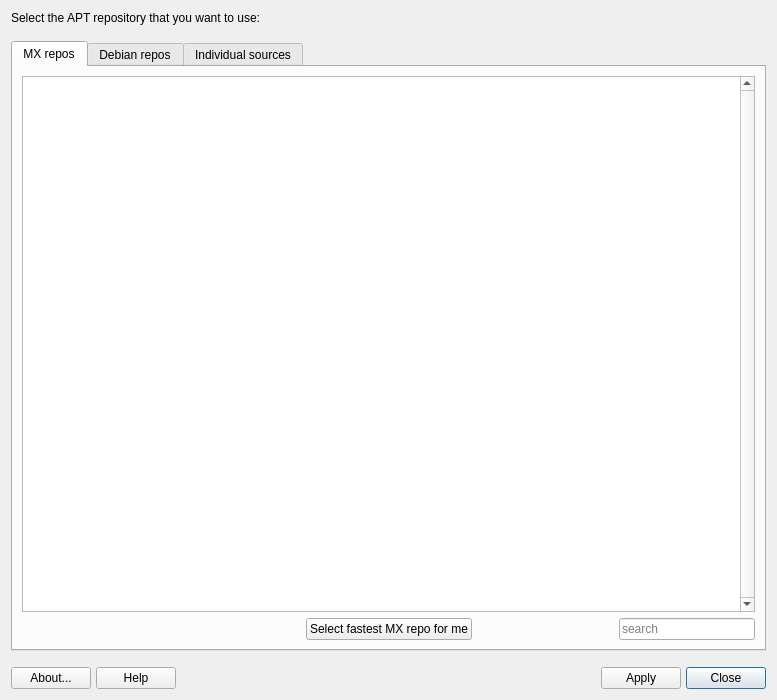
<?xml version="1.0" encoding="UTF-8"?>
<ui version="4.0">
 <class>MainWindow</class>
 <widget class="QDialog" name="MainWindow">
  <property name="windowModality">
   <enum>Qt::NonModal</enum>
  </property>
  <property name="geometry">
   <rect>
    <x>0</x>
    <y>0</y>
    <width>777</width>
    <height>700</height>
   </rect>
  </property>
  <property name="windowTitle">
   <string>MX Repo Manager</string>
  </property>
  <property name="sizeGripEnabled">
   <bool>false</bool>
  </property>
  <property name="modal">
   <bool>false</bool>
  </property>
  <layout class="QVBoxLayout" name="verticalLayout">
   <property name="spacing">
    <number>6</number>
   </property>
   <item>
    <widget class="QLabel" name="label">
     <property name="text">
      <string>Select the APT repository that you want to use:</string>
     </property>
    </widget>
   </item>
   <item>
    <spacer name="verticalSpacer_2">
     <property name="orientation">
      <enum>Qt::Vertical</enum>
     </property>
     <property name="sizeType">
      <enum>QSizePolicy::Fixed</enum>
     </property>
     <property name="sizeHint" stdset="0">
      <size>
       <width>20</width>
       <height>10</height>
      </size>
     </property>
    </spacer>
   </item>
   <item>
    <widget class="QTabWidget" name="tabWidget">
     <property name="currentIndex">
      <number>0</number>
     </property>
     <widget class="QWidget" name="tabMX">
      <attribute name="title">
       <string>MX repos</string>
      </attribute>
      <layout class="QGridLayout" name="gridLayout_2">
       <item row="2" column="1">
        <spacer name="horizontalSpacer_4">
         <property name="orientation">
          <enum>Qt::Horizontal</enum>
         </property>
         <property name="sizeHint" stdset="0">
          <size>
           <width>40</width>
           <height>20</height>
          </size>
         </property>
        </spacer>
       </item>
       <item row="2" column="2">
        <widget class="QPushButton" name="pushFastestMX">
         <property name="sizePolicy">
          <sizepolicy hsizetype="Fixed" vsizetype="Fixed">
           <horstretch>0</horstretch>
           <verstretch>0</verstretch>
          </sizepolicy>
         </property>
         <property name="text">
          <string>Select fastest MX repo for me</string>
         </property>
         <property name="autoDefault">
          <bool>false</bool>
         </property>
        </widget>
       </item>
       <item row="2" column="0">
        <spacer name="horizontalSpacer_3">
         <property name="orientation">
          <enum>Qt::Horizontal</enum>
         </property>
         <property name="sizeHint" stdset="0">
          <size>
           <width>40</width>
           <height>20</height>
          </size>
         </property>
        </spacer>
       </item>
       <item row="2" column="4">
        <widget class="QLineEdit" name="lineSearch">
         <property name="text">
          <string/>
         </property>
         <property name="placeholderText">
          <string>search</string>
         </property>
         <property name="clearButtonEnabled">
          <bool>true</bool>
         </property>
        </widget>
       </item>
       <item row="0" column="0" colspan="5">
        <widget class="QListWidget" name="listWidget">
         <property name="verticalScrollBarPolicy">
          <enum>Qt::ScrollBarAlwaysOn</enum>
         </property>
         <property name="autoScroll">
          <bool>true</bool>
         </property>
         <property name="editTriggers">
          <set>QAbstractItemView::NoEditTriggers</set>
         </property>
         <property name="showDropIndicator" stdset="0">
          <bool>false</bool>
         </property>
         <property name="alternatingRowColors">
          <bool>false</bool>
         </property>
         <property name="selectionMode">
          <enum>QAbstractItemView::NoSelection</enum>
         </property>
         <property name="resizeMode">
          <enum>QListView::Adjust</enum>
         </property>
         <property name="layoutMode">
          <enum>QListView::SinglePass</enum>
         </property>
         <property name="spacing">
          <number>2</number>
         </property>
         <property name="viewMode">
          <enum>QListView::ListMode</enum>
         </property>
        </widget>
       </item>
       <item row="2" column="3">
        <spacer name="horizontalSpacer_5">
         <property name="orientation">
          <enum>Qt::Horizontal</enum>
         </property>
         <property name="sizeHint" stdset="0">
          <size>
           <width>40</width>
           <height>20</height>
          </size>
         </property>
        </spacer>
       </item>
      </layout>
     </widget>
     <widget class="QWidget" name="tabDebian">
      <attribute name="title">
       <string>Debian repos</string>
      </attribute>
      <layout class="QGridLayout" name="gridLayout">
       <item row="1" column="1">
        <widget class="QPushButton" name="pushFastestDebian">
         <property name="sizePolicy">
          <sizepolicy hsizetype="Minimum" vsizetype="Fixed">
           <horstretch>0</horstretch>
           <verstretch>0</verstretch>
          </sizepolicy>
         </property>
         <property name="text">
          <string>Select fastest Debian repo for me</string>
         </property>
         <property name="autoDefault">
          <bool>false</bool>
         </property>
        </widget>
       </item>
       <item row="1" column="2">
        <spacer name="horizontalSpacer">
         <property name="orientation">
          <enum>Qt::Horizontal</enum>
         </property>
         <property name="sizeHint" stdset="0">
          <size>
           <width>40</width>
           <height>20</height>
          </size>
         </property>
        </spacer>
       </item>
       <item row="1" column="0">
        <spacer name="horizontalSpacer_2">
         <property name="orientation">
          <enum>Qt::Horizontal</enum>
         </property>
         <property name="sizeHint" stdset="0">
          <size>
           <width>40</width>
           <height>20</height>
          </size>
         </property>
        </spacer>
       </item>
       <item row="0" column="0" colspan="3">
        <widget class="QTreeWidget" name="treeWidgetDeb">
         <property name="verticalScrollBarPolicy">
          <enum>Qt::ScrollBarAsNeeded</enum>
         </property>
         <column>
          <property name="text">
           <string notr="true">1</string>
          </property>
         </column>
        </widget>
       </item>
      </layout>
     </widget>
     <widget class="QWidget" name="tabAllRepos">
      <attribute name="title">
       <string>Individual sources</string>
      </attribute>
      <layout class="QGridLayout" name="gridLayout_3">
       <item row="1" column="0">
        <spacer name="horizontalSpacer_6">
         <property name="orientation">
          <enum>Qt::Horizontal</enum>
         </property>
         <property name="sizeHint" stdset="0">
          <size>
           <width>40</width>
           <height>20</height>
          </size>
         </property>
        </spacer>
       </item>
       <item row="1" column="1">
        <widget class="QPushButton" name="pb_restoreSources">
         <property name="text">
          <string>Restore original APT sources</string>
         </property>
         <property name="icon">
          <iconset theme="undo">
           <normaloff>.</normaloff>.</iconset>
         </property>
         <property name="autoDefault">
          <bool>false</bool>
         </property>
        </widget>
       </item>
       <item row="1" column="2">
        <spacer name="horizontalSpacer_7">
         <property name="orientation">
          <enum>Qt::Horizontal</enum>
         </property>
         <property name="sizeHint" stdset="0">
          <size>
           <width>40</width>
           <height>20</height>
          </size>
         </property>
        </spacer>
       </item>
       <item row="0" column="0" colspan="3">
        <widget class="QTreeWidget" name="treeWidget">
         <column>
          <property name="text">
           <string notr="true">1</string>
          </property>
         </column>
        </widget>
       </item>
      </layout>
     </widget>
    </widget>
   </item>
   <item>
    <spacer name="verticalSpacer">
     <property name="orientation">
      <enum>Qt::Vertical</enum>
     </property>
     <property name="sizeType">
      <enum>QSizePolicy::Fixed</enum>
     </property>
     <property name="sizeHint" stdset="0">
      <size>
       <width>20</width>
       <height>10</height>
      </size>
     </property>
    </spacer>
   </item>
   <item>
    <layout class="QGridLayout" name="buttonBar" columnstretch="0,0,0,0,0,0,0,0">
     <property name="sizeConstraint">
      <enum>QLayout::SetDefaultConstraint</enum>
     </property>
     <property name="leftMargin">
      <number>0</number>
     </property>
     <property name="topMargin">
      <number>0</number>
     </property>
     <property name="rightMargin">
      <number>0</number>
     </property>
     <property name="bottomMargin">
      <number>0</number>
     </property>
     <property name="spacing">
      <number>5</number>
     </property>
     <item row="0" column="1">
      <widget class="QPushButton" name="pushHelp">
       <property name="sizePolicy">
        <sizepolicy hsizetype="Preferred" vsizetype="Preferred">
         <horstretch>0</horstretch>
         <verstretch>0</verstretch>
        </sizepolicy>
       </property>
       <property name="toolTip">
        <string>Display help </string>
       </property>
       <property name="text">
        <string>Help</string>
       </property>
       <property name="icon">
        <iconset theme="help-contents">
         <normaloff>.</normaloff>.</iconset>
       </property>
       <property name="shortcut">
        <string>Alt+H</string>
       </property>
      </widget>
     </item>
     <item row="0" column="5">
      <spacer name="horizontalSpacer2">
       <property name="orientation">
        <enum>Qt::Horizontal</enum>
       </property>
       <property name="sizeType">
        <enum>QSizePolicy::Expanding</enum>
       </property>
       <property name="sizeHint" stdset="0">
        <size>
         <width>150</width>
         <height>20</height>
        </size>
       </property>
      </spacer>
     </item>
     <item row="0" column="2">
      <spacer name="horizontalSpacer1">
       <property name="orientation">
        <enum>Qt::Horizontal</enum>
       </property>
       <property name="sizeType">
        <enum>QSizePolicy::Expanding</enum>
       </property>
       <property name="sizeHint" stdset="0">
        <size>
         <width>150</width>
         <height>20</height>
        </size>
       </property>
      </spacer>
     </item>
     <item row="0" column="0">
      <widget class="QPushButton" name="pushAbout">
       <property name="sizePolicy">
        <sizepolicy hsizetype="Preferred" vsizetype="Preferred">
         <horstretch>0</horstretch>
         <verstretch>0</verstretch>
        </sizepolicy>
       </property>
       <property name="toolTip">
        <string>About this application</string>
       </property>
       <property name="text">
        <string>About...</string>
       </property>
       <property name="icon">
        <iconset theme="help-about">
         <normaloff>.</normaloff>.</iconset>
       </property>
       <property name="shortcut">
        <string>Alt+B</string>
       </property>
       <property name="autoDefault">
        <bool>true</bool>
       </property>
      </widget>
     </item>
     <item row="0" column="7">
      <widget class="QPushButton" name="pushCancel">
       <property name="sizePolicy">
        <sizepolicy hsizetype="Preferred" vsizetype="Preferred">
         <horstretch>0</horstretch>
         <verstretch>0</verstretch>
        </sizepolicy>
       </property>
       <property name="toolTip">
        <string>Quit application</string>
       </property>
       <property name="text">
        <string>Close</string>
       </property>
       <property name="icon">
        <iconset theme="window-close">
         <normaloff>.</normaloff>.</iconset>
       </property>
       <property name="shortcut">
        <string>Alt+N</string>
       </property>
       <property name="autoDefault">
        <bool>true</bool>
       </property>
       <property name="default">
        <bool>true</bool>
       </property>
      </widget>
     </item>
     <item row="0" column="6">
      <widget class="QPushButton" name="pushOk">
       <property name="sizePolicy">
        <sizepolicy hsizetype="Preferred" vsizetype="Preferred">
         <horstretch>0</horstretch>
         <verstretch>0</verstretch>
        </sizepolicy>
       </property>
       <property name="text">
        <string>Apply</string>
       </property>
      </widget>
     </item>
     <item row="0" column="3">
      <widget class="QLabel" name="labelMX">
       <property name="maximumSize">
        <size>
         <width>32</width>
         <height>32</height>
        </size>
       </property>
       <property name="midLineWidth">
        <number>0</number>
       </property>
       <property name="text">
        <string/>
       </property>
       <property name="pixmap">
        <pixmap resource="images.qrc">:/icons/logo.svg</pixmap>
       </property>
       <property name="scaledContents">
        <bool>true</bool>
       </property>
      </widget>
     </item>
    </layout>
   </item>
  </layout>
 </widget>
 <tabstops>
  <tabstop>tabWidget</tabstop>
  <tabstop>pushAbout</tabstop>
  <tabstop>pushHelp</tabstop>
  <tabstop>pushOk</tabstop>
  <tabstop>pushCancel</tabstop>
  <tabstop>treeWidgetDeb</tabstop>
  <tabstop>treeWidget</tabstop>
 </tabstops>
 <resources>
  <include location="images.qrc"/>
 </resources>
 <connections/>
</ui>
